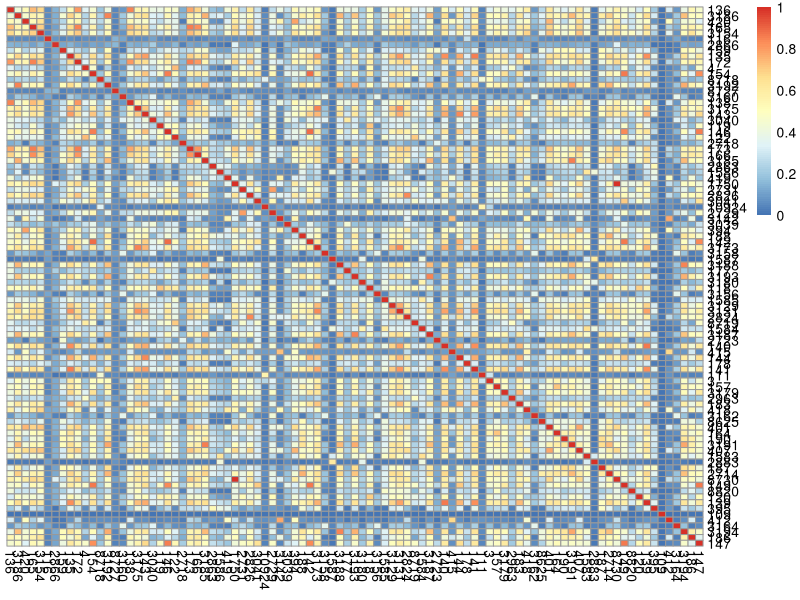
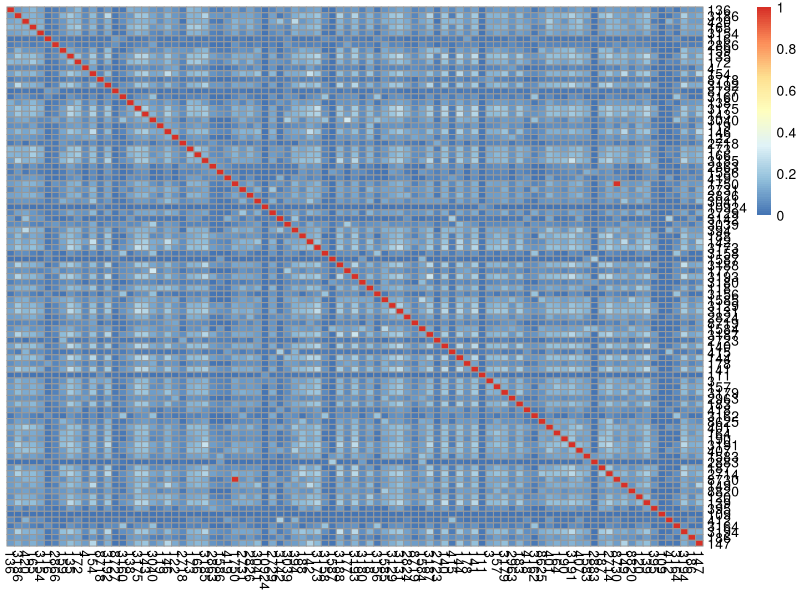
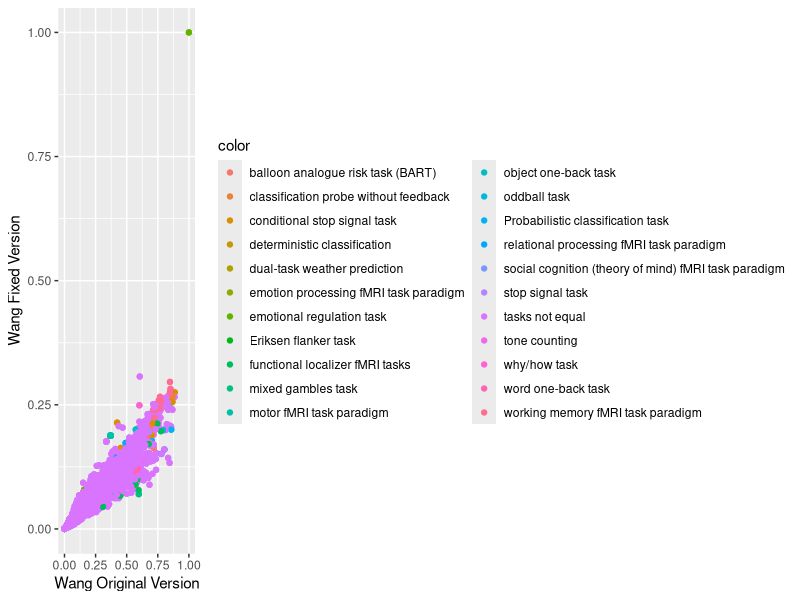
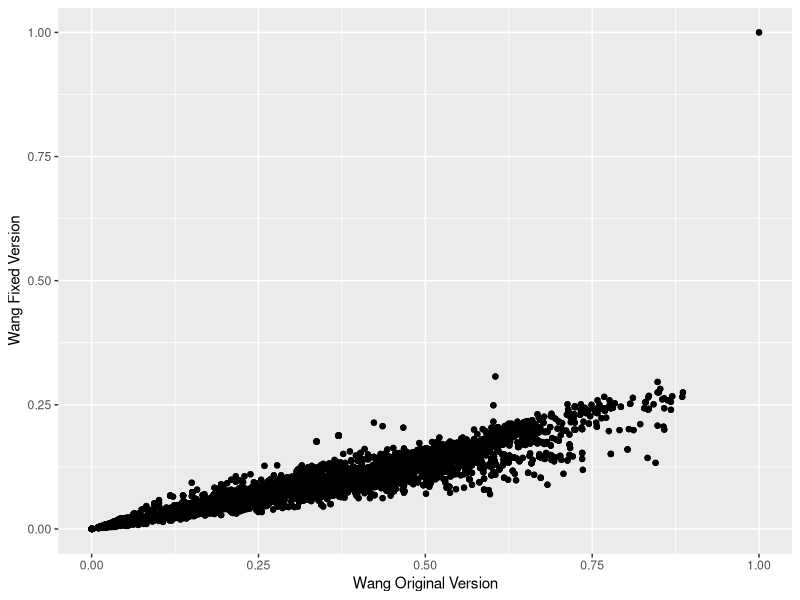
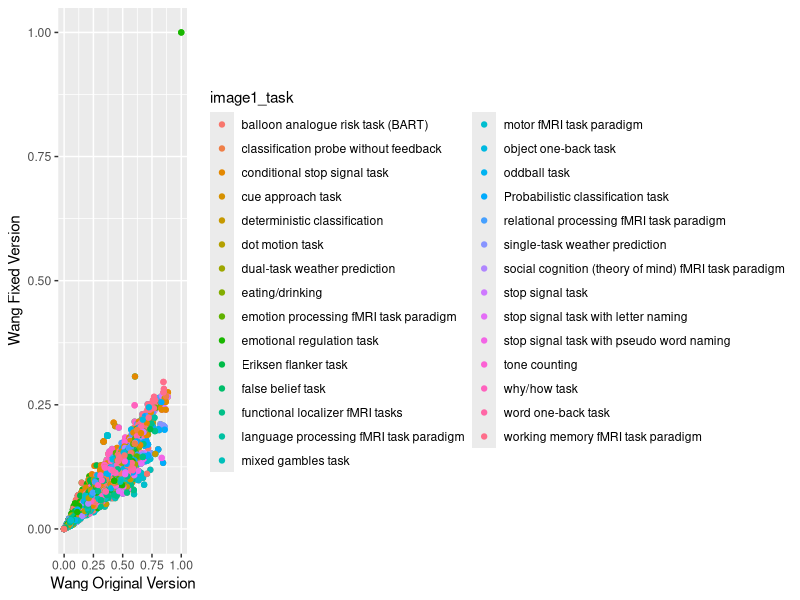
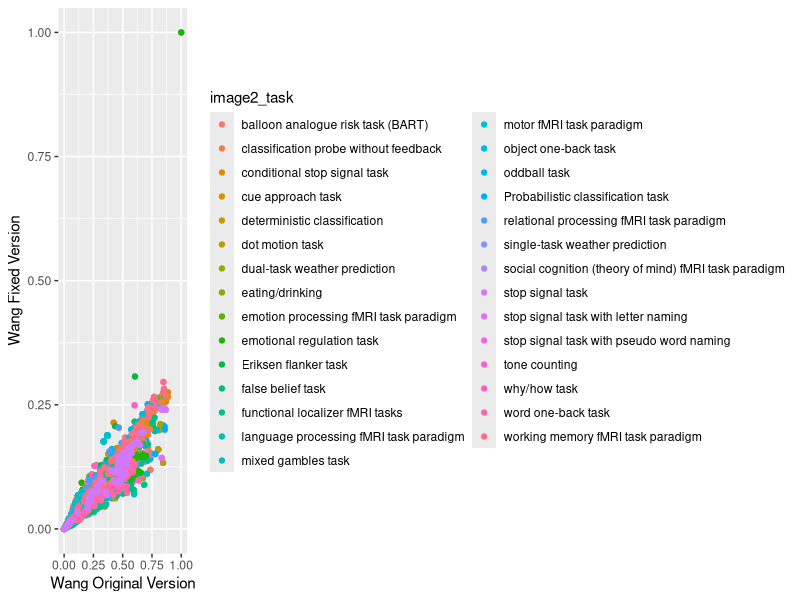
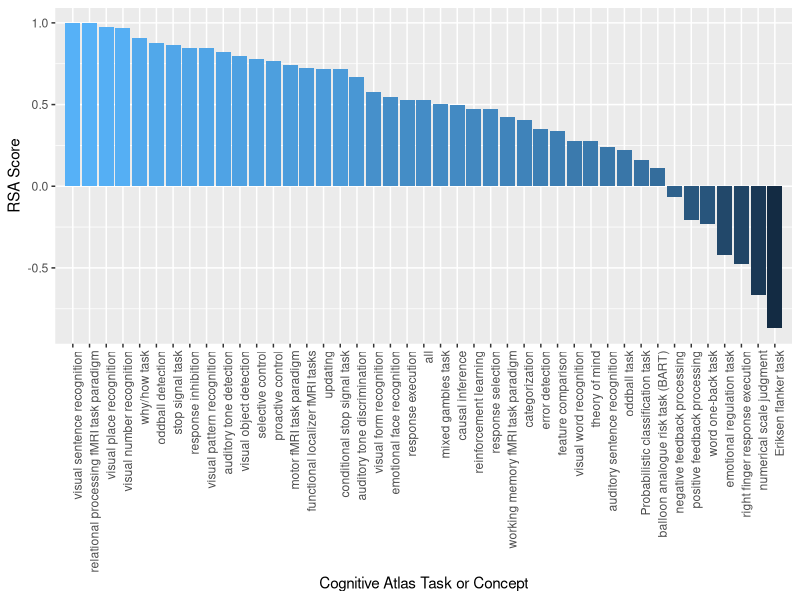
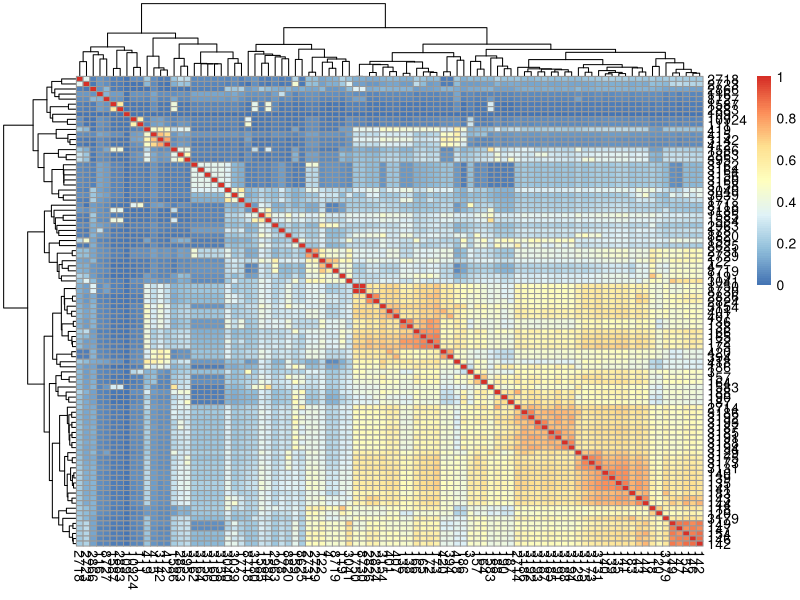

Recreate these plots in R, in order.
library(pheatmap)

# Read in spatial and wang (graph-based) similarities
graph1 = read.csv("data/contrast_defined_images_wang.tsv",sep=",",head=TRUE,stringsAsFactors=FALSE,row.names=1)
graph2 = read.csv("data/contrast_defined_images_wang_v2.tsv",sep=",",head=TRUE,stringsAsFactors=FALSE,row.names=1)
images = read.csv("data/contrast_defined_images_filtered.tsv",sep="\t",head=TRUE,stringsAsFactors=FALSE,row.names=1)

# These should be exactly the same, but we will separate to be extra careful
spatial_contrasts = c()
for (image_id in rownames(graph1)){
  con = images$cognitive_contrast_cogatlas[images$image_id==image_id]
  spatial_contrasts=c(spatial_contrasts,con)
}
colnames(graph1) = spatial_contrasts

graph_contrasts = c()
for (image_id in rownames(graph2)){
  con = images$cognitive_contrast_cogatlas[images$image_id==image_id]
  graph_contrasts=c(graph_contrasts,con)
}
colnames(graph2) = graph_contrasts

# Generate a scatterplot of scores

# We just want to compare images by images
library(ggplot2)
library(plyr)
library(reshape2)
spatial = read.csv("data/contrast_defined_images_wang_v2.tsv",sep=",",head=TRUE,stringsAsFactors=FALSE,row.names=1)
graph = read.csv("data/contrast_defined_images_wang.tsv",sep=",",head=TRUE,stringsAsFactors=FALSE,row.names=1)
colnames(spatial) = gsub("X","",colnames(spatial))
colnames(graph) = gsub("X","",colnames(graph))
gflat = melt(as.matrix(graph))
sflat = melt(as.matrix(spatial))
both = as.data.frame(cbind(gflat$value,sflat$value,image1=gflat$Var1,image2=gflat$Var2),stringsAsFactors=FALSE)

# Remove images compared to themselves
both = both[-which(both$image1==both$image2),]
colnames(both) = c("graph_score","spatial_score","image1","image2")

# Add task names (not enough overlap contrasts to be meaningful)
image1_task = c()
image2_task = c()
for (rownum in 0:nrow(both)){
  task1 = images$cognitive_paradigm_cogatlas[images$image_id==both$image1[rownum]]
  task2 = images$cognitive_paradigm_cogatlas[images$image_id==both$image2[rownum]]
  image1_task=c(image1_task,task1)
  image2_task=c(image2_task,task2)
}
both$image1_task = image1_task
both$image2_task = image2_task
color_vector = array(dim=nrow(both))
color_vector[which(both$image1_task==both$image2_task)] = both$image1_task[which(both$image1_task==both$image2_task)]
color_vector[is.na(color_vector)] = "tasks not equal"

# Calculate the correlation
correlation = cor.test(both$spatial_score,both$graph_score,method=c("pearson"))
# 0.9346445 

both$color = color_vector
png("img/scatter_wang_bytask.png", width = 16, height = 12, units = 'in', res = 300)
ggplot(both, aes(x=graph_score,y=spatial_score,color=color,group=color)) + 
  geom_point() +
  xlab("Wang Original Version") +
  ylab("Wang Fixed Version")
dev.off()  

png("img/scatter_wang.png", width = 16, height = 12, units = 'in', res = 300)
ggplot(both, aes(x=graph_score,y=spatial_score)) + 
  geom_point() +
  xlab("Wang Original Version") +
  ylab("Wang Fixed Version")
dev.off()  

png("img/scatter_wang_image1_task.png", width = 16, height = 12, units = 'in', res = 300)
ggplot(both, aes(x=graph_score,y=spatial_score,color=image1_task)) + 
  geom_point() +
  xlab("Wang Original Version") +
  ylab("Wang Fixed Version")
dev.off()  

png("img/scatter_spatial_semantic_image2_task.png", width = 16, height = 12, units = 'in', res = 300)
ggplot(both, aes(x=graph_score,y=spatial_score,color=image2_task)) + 
  geom_point() +
  xlab("Wang Original Version") +
  ylab("Wang Fixed Version")
dev.off()  

# Just plot as is
pdf("img/graph_vs_spatial_sim.pdf",width=12,height=12)
pheatmap(graph,cluster_rows=FALSE,cluster_cols=FALSE,title="Wang Graph Similarity")
pheatmap(spatial,cluster_rows=FALSE,cluster_cols=FALSE,title="Spatial Similarity, Pearson")
dev.off()

# With clustering
pdf("img/graph_vs_spatial_sim_clustering.pdf",width=12,height=12)
pheatmap(graph,title="Wang Graph Similarity")
pheatmap(spatial,title="Spatial Similarity, Pearson")
dev.off()

# Now read in RSA score matrix
rsa = read.csv("data/spatial_semantic_rsa_df_abs.tsv",row.names=1,sep="\t")

# Plot rsa scores
tmp = rsa[with(rsa, order(-RSA)), ]
rownames(tmp) = seq(1,nrow(tmp))
tmp$sort = as.numeric(rownames(tmp))
ggplot(tmp, aes(x=sort,y=RSA,fill=RSA)) + 
  geom_bar(stat="identity",ylim=c(0,1)) + 
  xlab("Cognitive Atlas Task or Concept") +
  ylab(paste("RSA Score")) +
  scale_x_discrete(limits=tmp$sort,labels=tmp$name) +
  theme(axis.text.x = element_text(angle = 90, hjust = 1),legend.position="none")

# Now for file
png("img/rsa_cognitiveatlas.png", width = 12, height = 12, units = 'in', res = 300)
ggplot(tmp, aes(x=sort,y=RSA,fill=RSA)) + 
  geom_bar(stat="identity",ylim=c(0,1)) + 
  xlab("Cognitive Atlas Task or Concept") +
  ylab(paste("RSA Score")) +
  scale_x_discrete(limits=tmp$sort,labels=tmp$name) +
  theme(axis.text.x = element_text(angle = 90, hjust = 1),legend.position="none")
dev.off()
